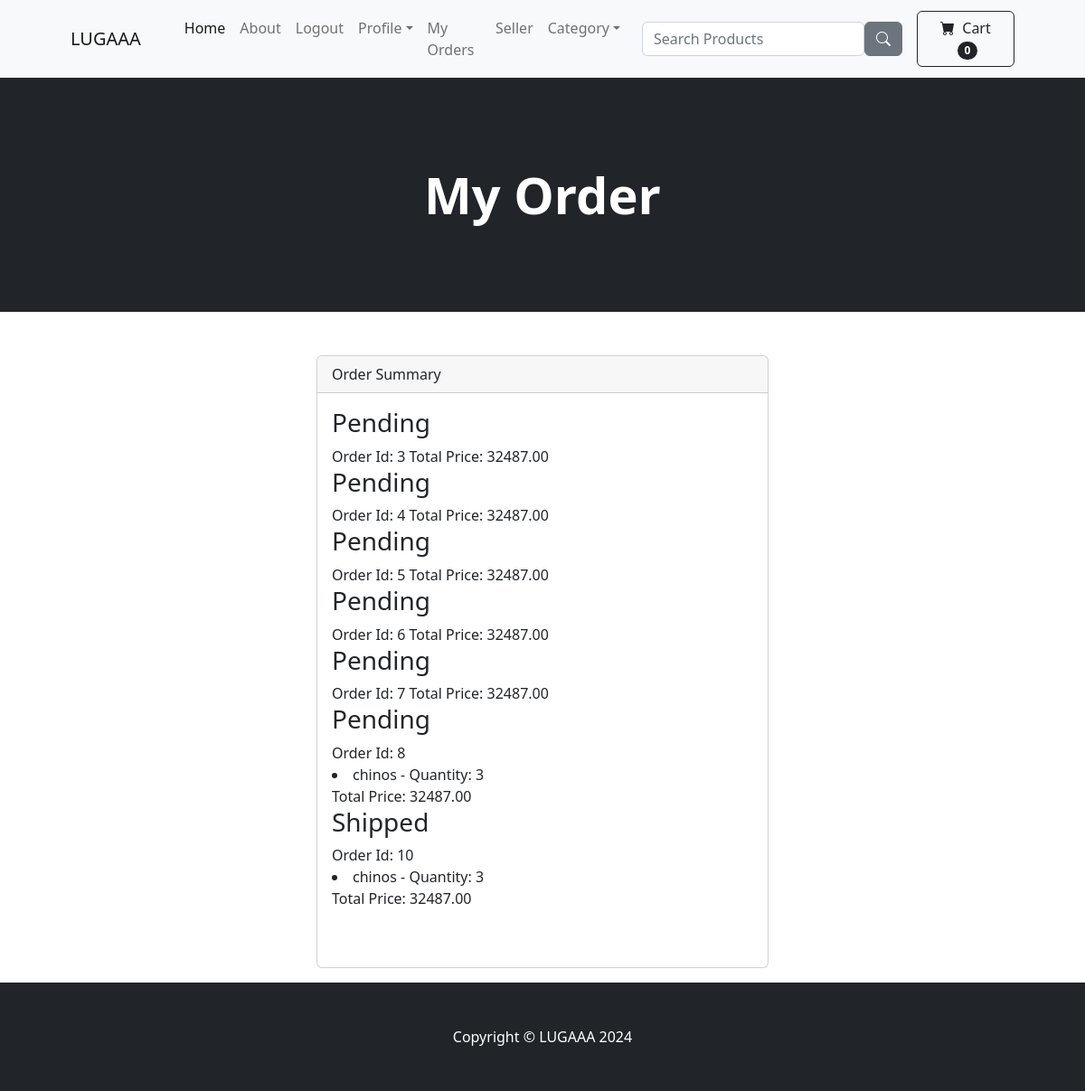
The page /payment/order_tracking (signed in) on the database as committed earlier.
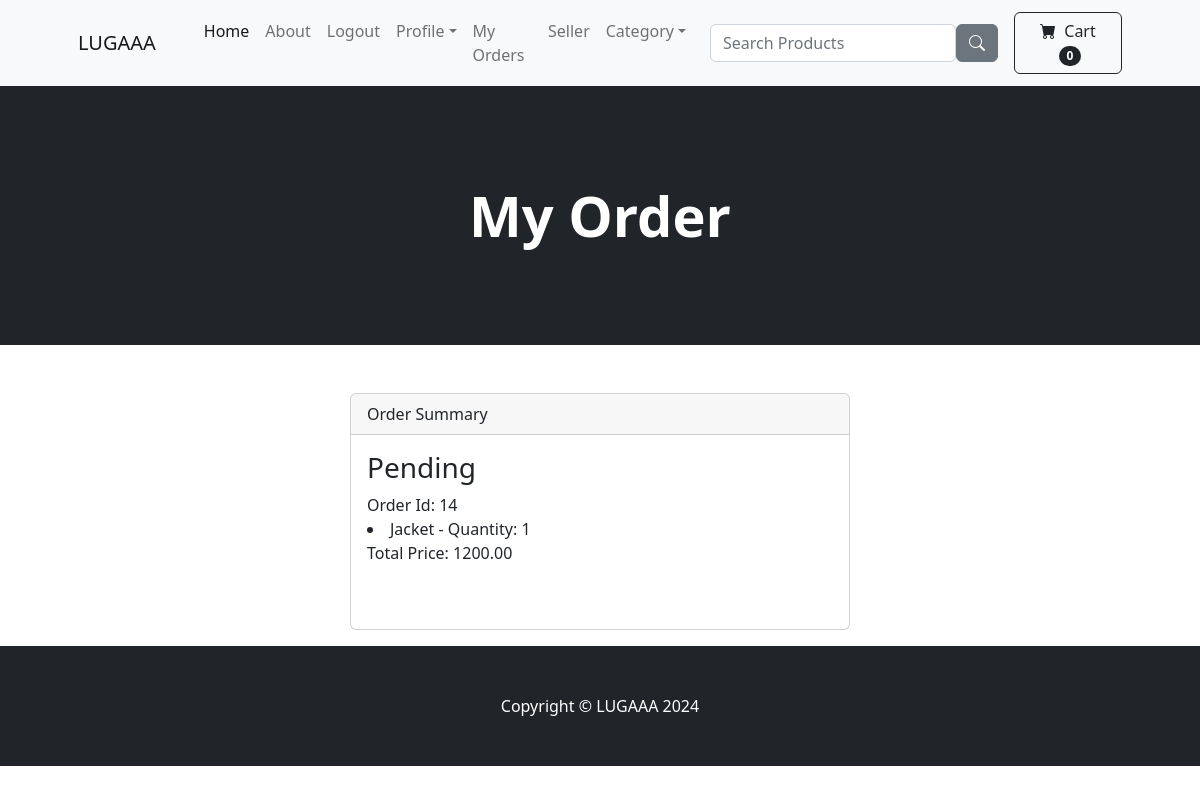
The same page on the database as committed later.
### payment/models.py (models this page shows, shortened)
class Order(models.Model):
    user = models.ForeignKey(User, on_delete=models.CASCADE ,null=True, blank=True)
    fullname = models.CharField(max_length=255)
    email = models.EmailField(max_length=250)
    shipping_address= models.TextField(max_length=15000)
    amount_paid = models.DecimalField(max_digits=10, decimal_places=2)
    date_ordered = models.DateTimeField(auto_now_add=True)
    shipped = models.BooleanField(default=False)

class OrderItem(models.Model):
    order = models.ForeignKey(Order, on_delete=models.CASCADE ,null=True)
    product = models.ForeignKey(Product, on_delete=models.CASCADE ,null=True)
    user = models.ForeignKey(User, on_delete=models.CASCADE ,null=True, blank=True)
    quantity = models.PositiveBigIntegerField(default=1)
    price = models.DecimalField(max_digits=10, decimal_places=2)

### store/models.py (models this page shows, shortened)
class Product(models.Model):
    name =  models.CharField(max_length=100)
    price =  models.DecimalField(default=0, decimal_places=2, max_digits = 8)
    category =  models.ForeignKey(Category, on_delete=models.CASCADE, null=True, blank=True)
    description =  models.CharField(max_length=250, default='', blank = True, null=True)
    image = models.ImageField(upload_to='uploads/product/')
    is_sale = models.BooleanField(default= False)
    sale_price = models.DecimalField(default=0, decimal_places=2, max_digits = 8, null=True)
    in_stock =  models.PositiveIntegerField(default=1)

### payment/views.py (the view)
# urls.py: path('order_tracking', views.order_tracking, name='order_tracking'),
def order_tracking(request):
    user_orders = Order.objects.filter(user=request.user)
    user_order_item = OrderItem.objects.filter(order__in = user_orders)
    return render(request, 'payment/order_tracking.html', {'user_orders': user_orders, 'order_item': user_order_item})

### cart/cart.py (called while the page is built)
    def __len__(self):
        return len(self.cart)

### cart/context_processor.py (called while the page is built)
def cart(request):
    return {'cart': Cart(request)}

### payment/templates/payment/order_tracking.html (shortened to what this page needs)
{%extends 'base.html' %}
{%block content%}
<header class="bg-dark py-5">
    <div class="container px-4 px-lg-5 my-5">
        <div class="text-center text-white">
            <h1 class="display-4 fw-bolder">My Order</h1>
        </div>
    </div>
</header>
<center>
    <div class="col-5 text-lg-start mb-3 my-5">
        <div class="card">
          <div class="card-header">
            Order Summary
          </div>
          <div class="card-body">
            {% for order in user_orders%}
            {% if order.shipped %}
                <h3>Shipped</h3>
            {%else%}
            <h3>Pending</h3>
            {% endif%}
           Order Id:  {{order.pk}}
            {% for orderitem in order_item %}
                {% if orderitem.order == order %}
                    <li>{{ orderitem.product.name }} - Quantity: {{ orderitem.quantity }}</li>
                {% endif %}
            {% endfor %}
            Total Price: {{order.amount_paid}}
    {% endfor %}
  </div>
</div>
</div>
<center>
{% endblock %}

Rows that differ between the two databases and show on the page:
removed Order: shipped "Pending", pk "3", amount_paid "32487.00"
removed Order: shipped "Pending", pk "4", amount_paid "32487.00"
removed Order: shipped "Pending", pk "5", amount_paid "32487.00"
removed Order: shipped "Pending", pk "6", amount_paid "32487.00"
removed Order: shipped "Pending", pk "7", amount_paid "32487.00"
removed Order: shipped "Pending", pk "8", amount_paid "32487.00"
removed OrderItem: product.name "chinos", quantity "3", shown under "8"
removed Order: shipped "Shipped", pk "10", amount_paid "32487.00"
removed OrderItem: product.name "chinos", quantity "3", shown under "10"
added Order: shipped "Pending", pk "14", amount_paid "1200.00"
added OrderItem: product.name "Jacket", quantity "1", shown under "14"
